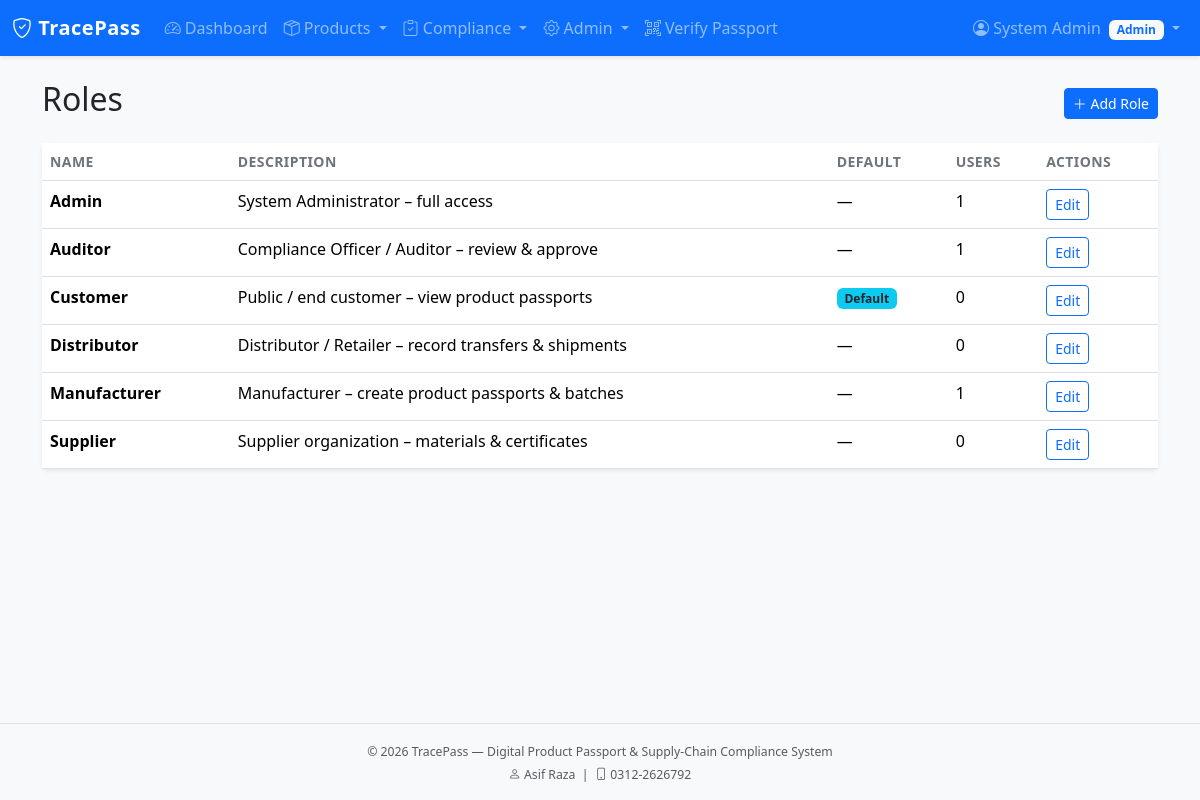
The page /admin/roles (signed in) on the database its author committed.
### app/models/user.py (models this page shows, shortened)
class User(UserMixin, db.Model):
    __tablename__ = 'users'
    id = db.Column(db.Integer, primary_key=True)
    name = db.Column(db.String(100), nullable=False)
    email = db.Column(db.String(120), unique=True, nullable=False, index=True)
    password_hash = db.Column(db.String(256), nullable=False)
    role_id = db.Column(db.Integer, db.ForeignKey('roles.id'), nullable=False)
    organization_id = db.Column(db.Integer, db.ForeignKey('organizations.id'), nullable=True)
    is_active = db.Column(db.Boolean, default=True)
    last_login = db.Column(db.DateTime)
    created_at = db.Column(db.DateTime, default=datetime.utcnow)
    updated_at = db.Column(db.DateTime, default=datetime.utcnow, onupdate=datetime.utcnow)
    @property
    def password(self):
        raise AttributeError('password is not a readable attribute')
    def has_role(self, *role_names):
        if self.role is None:
            return False
        return self.role.name in role_names

### app/models/role.py (models this page shows, shortened)
class Role(db.Model):
    __tablename__ = 'roles'
    id = db.Column(db.Integer, primary_key=True)
    name = db.Column(db.String(64), unique=True, nullable=False, index=True)
    description = db.Column(db.String(255))
    permissions = db.Column(db.Integer, default=0)  # bitmask style if needed later
    is_default = db.Column(db.Boolean, default=False)
    created_at = db.Column(db.DateTime, default=datetime.utcnow)
    users = db.relationship('User', backref='role', lazy='dynamic')
    PERMISSION_VIEW_PUBLIC = 0x01
    PERMISSION_MANAGE_PRODUCTS = 0x02
    PERMISSION_MANAGE_SUPPLIERS = 0x04
    PERMISSION_COMPLIANCE = 0x08
    PERMISSION_ADMIN = 0x80

### app/admin/routes.py (the view)
@admin_bp.route('/roles')
@login_required
@admin_required
def roles():
    roles_list = Role.query.order_by(Role.name).all()
    return render_template('admin/roles.html', title='Manage Roles', roles=roles_list)

### app/models/user.py (called while the page is built)
@login_manager.user_loader
def load_user(user_id):
    return User.query.get(int(user_id))

### app/templates/admin/roles.html
{% extends "base.html" %}
{% block content %}
<div class="container">
    <div class="d-flex justify-content-between align-items-center mb-3">
        <h2>Roles</h2>
        <a href="{{ url_for('admin.create_role') }}" class="btn btn-primary btn-sm">
            <i class="bi bi-plus-lg"></i> Add Role
        </a>
    </div>
    <div class="card">
        <div class="table-responsive">
            <table class="table table-hover mb-0">
                <thead>
                    <tr>
                        <th>Name</th>
                        <th>Description</th>
                        <th>Default</th>
                        <th>Users</th>
                        <th>Actions</th>
                    </tr>
                </thead>
                <tbody>
                    {% for role in roles %}
                    <tr>
                        <td><strong>{{ role.name }}</strong></td>
                        <td>{{ role.description or '—' }}</td>
                        <td>
                            {% if role.is_default %}
                                <span class="badge bg-info text-dark">Default</span>
                            {% else %}
                                —
                            {% endif %}
                        </td>
                        <td>{{ role.users.count() }}</td>
                        <td>
                            <a href="{{ url_for('admin.edit_role', id=role.id) }}" class="btn btn-sm btn-outline-primary">Edit</a>
                        </td>
                    </tr>
                    {% else %}
                    <tr><td colspan="5" class="text-center text-muted">No roles defined.</td></tr>
                    {% endfor %}
                </tbody>
            </table>
        </div>
    </div>
</div>
{% endblock %}

### app/templates/includes/navbar.html (shortened to what this page needs)
<nav class="navbar navbar-expand-lg navbar-dark bg-primary shadow-sm">
    <div class="container-fluid">
        <a class="navbar-brand fw-bold" href="{{ url_for('main.index') }}">
            <i class="bi bi-shield-check"></i> TracePass
        </a>
        <div class="collapse navbar-collapse" id="mainNav">
            <ul class="navbar-nav me-auto mb-2 mb-lg-0">
                {% if current_user.is_authenticated %}
                    <li class="nav-item">
                        <a class="nav-link" href="{{ url_for('main.dashboard') }}">
                            <i class="bi bi-speedometer2"></i> Dashboard
                        </a>
                    </li>
                    {% if current_user.has_role('Manufacturer', 'Admin', 'Auditor', 'Distributor', 'Supplier') %}
                    <li class="nav-item dropdown">
                        <a class="nav-link dropdown-toggle" href="#" data-bs-toggle="dropdown">
                            <i class="bi bi-box-seam"></i> Products
                        </a>
                    </li>
                    {% endif %}
                    {% if current_user.has_role('Auditor', 'Admin') %}
                    <li class="nav-item dropdown">
                        <a class="nav-link dropdown-toggle" href="#" data-bs-toggle="dropdown">
                            <i class="bi bi-clipboard-check"></i> Compliance
                        </a>
                    </li>
                    {% elif current_user.has_role('Supplier', 'Manufacturer') %}
                    <li class="nav-item">
                        <a class="nav-link" href="{{ url_for('compliance.certificates') }}">
                            <i class="bi bi-file-earmark-check"></i> Certificates
                        </a>
                    </li>
                    {% endif %}
                    {% if current_user.has_role('Admin') %}
                    <li class="nav-item dropdown">
                        <a class="nav-link dropdown-toggle" href="#" data-bs-toggle="dropdown">
                            <i class="bi bi-gear"></i> Admin
                        </a>
                    </li>
                    {% endif %}
                {% endif %}
                <li class="nav-item">
                    <a class="nav-link" href="{{ url_for('public.verify') }}">
                        <i class="bi bi-qr-code-scan"></i> Verify Passport
                    </a>
                </li>
            </ul>
            <ul class="navbar-nav ms-auto">
                {% if current_user.is_authenticated %}
                    <li class="nav-item dropdown">
                        <a class="nav-link dropdown-toggle" href="#" data-bs-toggle="dropdown">
                            <i class="bi bi-person-circle"></i>
                            {{ current_user.name }}
                            <span class="badge bg-light text-primary ms-1">{{ current_user.role.name }}</span>
                        </a>
                    </li>
                {% endif %}
            </ul>
        </div>
    </div>
</nav>

### app/static/css/style.css (style rules this page uses)
:root { --tp-primary: #0d6efd; --tp-dark: #0a2540; }
body { min-height: 100vh; display: flex; flex-direction: column; background-color: #f8f9fa; }
.navbar-brand { letter-spacing: 0.5px; }
.card { border: none; box-shadow: 0 0.125rem 0.25rem rgba(0, 0, 0, 0.075); }
.table th { font-weight: 600; font-size: 0.875rem; text-transform: uppercase; letter-spacing: 0.03em; color: #6c757d; }

### rows shown on the page
User: name "System Admin"
Role: role.name "Admin", name "Admin", description "System Administrator – full access", users.count "1"
Role: name "Auditor", description "Compliance Officer / Auditor – review & approve", users.count "1"
Role: name "Customer", description "Public / end customer – view product passports", is_default "Default", users.count "0"
Role: name "Distributor", description "Distributor / Retailer – record transfers & shipments", users.count "0"
Role: name "Manufacturer", description "Manufacturer – create product passports & batches", users.count "1"
Role: name "Supplier", description "Supplier organization – materials & certificates", users.count "0"
